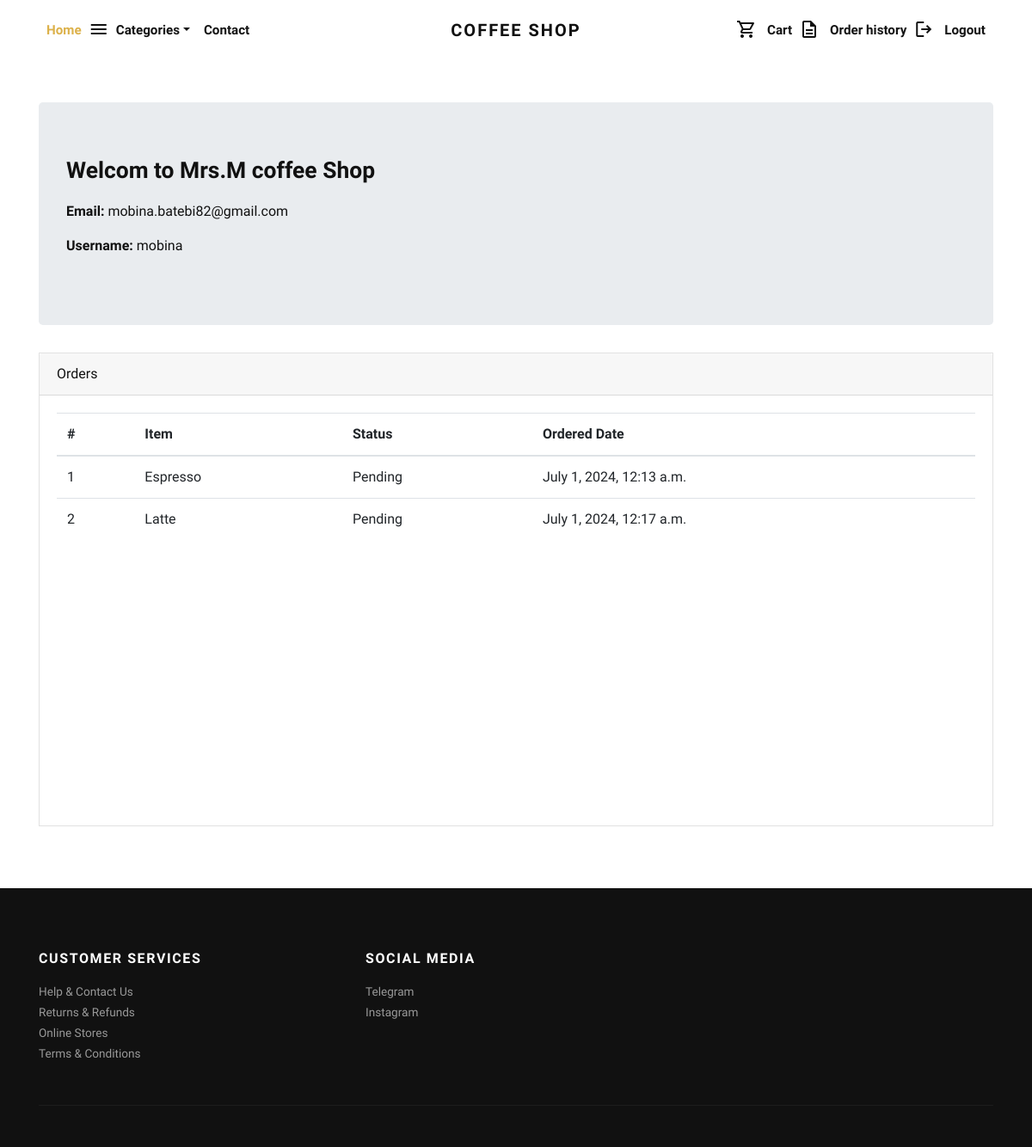
Page /accounts/profile/ (signed in) on the earlier database version.
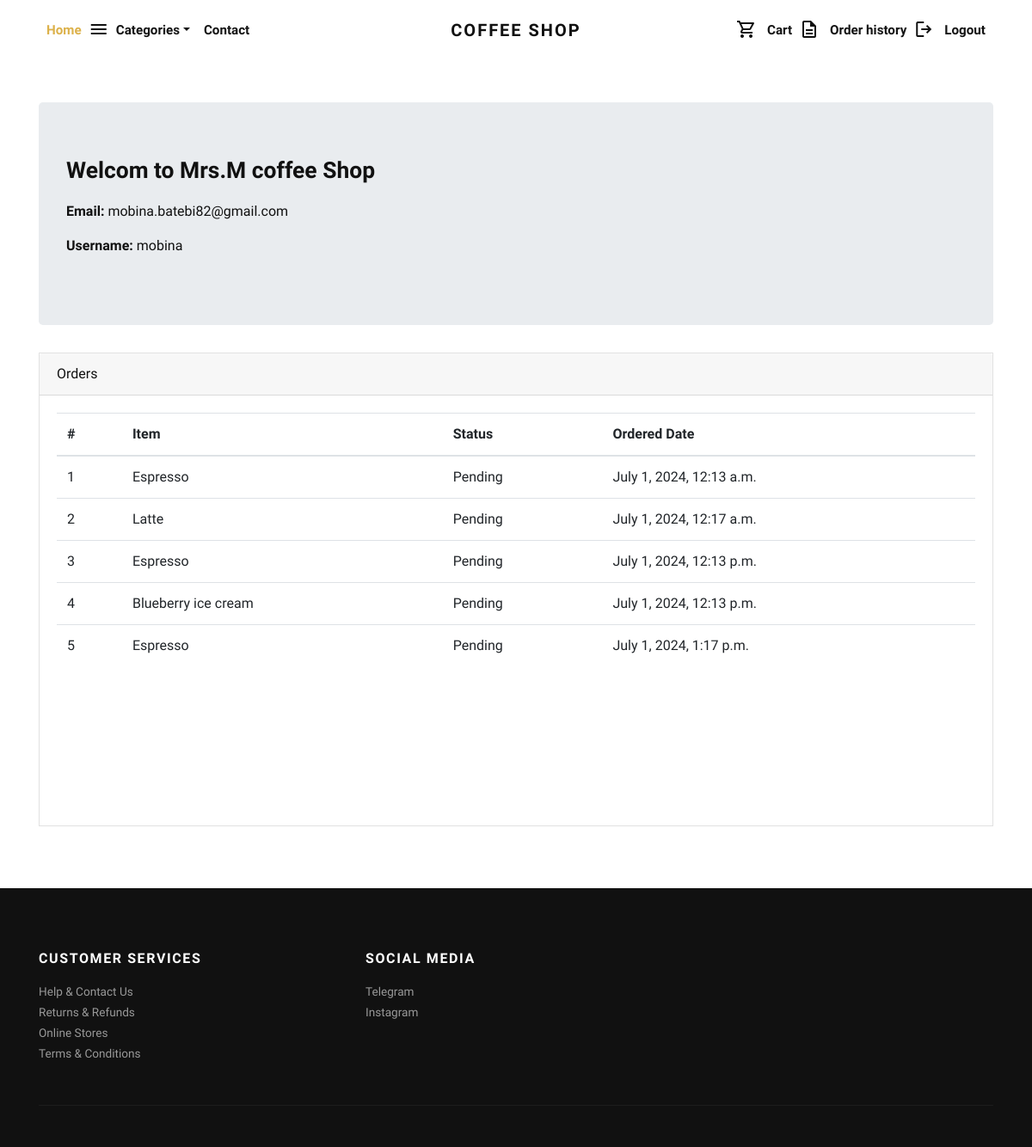
Same page on the later database version.
### store/models.py (models this page shows, shortened)
class Order(models.Model):
    user = models.ForeignKey(User, verbose_name="User", on_delete=models.CASCADE)
    product = models.ForeignKey(Product, verbose_name="Product", on_delete=models.CASCADE)
    quantity = models.PositiveIntegerField(verbose_name="Quantity")
    ordered_date = models.DateTimeField(auto_now_add=True, verbose_name="Ordered Date")
    status = models.CharField(
        max_length=50,
        default="Pending"
        )

class Product(models.Model):
    title = models.CharField(max_length=150, verbose_name="Product Title")
    Sugar=models.IntegerField(verbose_name="Sugar",default=0)
    Coffee=models.IntegerField(verbose_name="Coffee",default=0)
    Flour=models.IntegerField(verbose_name="Flour",default=0)
    Chocolate=models.IntegerField(verbose_name="Chocolate",default=0)
    Milk=models.IntegerField(verbose_name="Milk",default=0)
    slug = models.SlugField(max_length=160, verbose_name="Product Slug")
    short_description = models.TextField(verbose_name="Short Description")
    product_image = models.ImageField(upload_to='product', blank=True, null=True, verbose_name="Product Image")
    price = models.DecimalField(max_digits=10, decimal_places=2)
    category = models.ForeignKey(Category, verbose_name="Product Category", on_delete=models.CASCADE)
    class Meta:
        verbose_name_plural = 'Products'

### store/views.py (the view)
# urls.py: path('accounts/profile/', views.profile, name="profile"),
@login_required
def profile(request):
    orders = Order.objects.filter(user=request.user)
    categories_menu = Category.objects.all()
    return render(request, 'account/profile.html', { 'orders':orders, 'categories_menu': categories_menu})

### templates/account/profile.html
{% extends 'base.html' %}
{% load static %}
{% block content %}
<div class="container py-5">
    <div class="jumbotron">
        <h3 style="margin-bottom: 20px;">Welcom to Mrs.M coffee Shop</h3>
        <p><strong>Email:</strong> {{request.user.email}}</p>
        <p><strong>Username:</strong> {{request.user.username}}</p>
    </div>
    <div class="row">
        <div class="col-lg-12">
            <div class="card mb-4" id="tables">
                <div class="card-header">Orders</div>
                <div class="card-body" style="height: 500px; overflow: auto;">
                    <table class="table table-hover" style="width: 100%;">
                        <thead>
                            <tr>
                                <th>#</th>
                                <th>Item</th>
                                <th>Status</th>
                                <th>Ordered Date</th>
                            </tr>
                        </thead>
                        <tbody>
                            {% if orders %}
                                {% for order in orders %}
                                    <tr>
                                        <td>{{forloop.counter}}</td>
                                        <td>{{order.product.title}}</td>
                                        <td>{{order.status}}</td>
                                        <td>{{order.ordered_date}}</td>
                                    </tr>
                                {% endfor %}
                            {% else %}
                                <tr>
                                    <td class="text-danger" colspan="4">You've not Ordered anything yet.</td>
                                </tr>
                            {% endif %}
                        </tbody>
                    </table>
                </div>
            </div>
        </div>
    </div>
</div>
{% endblock content %}

Differences in the rows shown:
added Order: product "Espresso", status "Pending", ordered_date "July 1, 2024, 12:13 p.m."
added Order: product "Blueberry ice cream", status "Pending", ordered_date "July 1, 2024, 12:13 p.m."
added Order: product "Espresso", status "Pending", ordered_date "July 1, 2024, 1:17 p.m."
